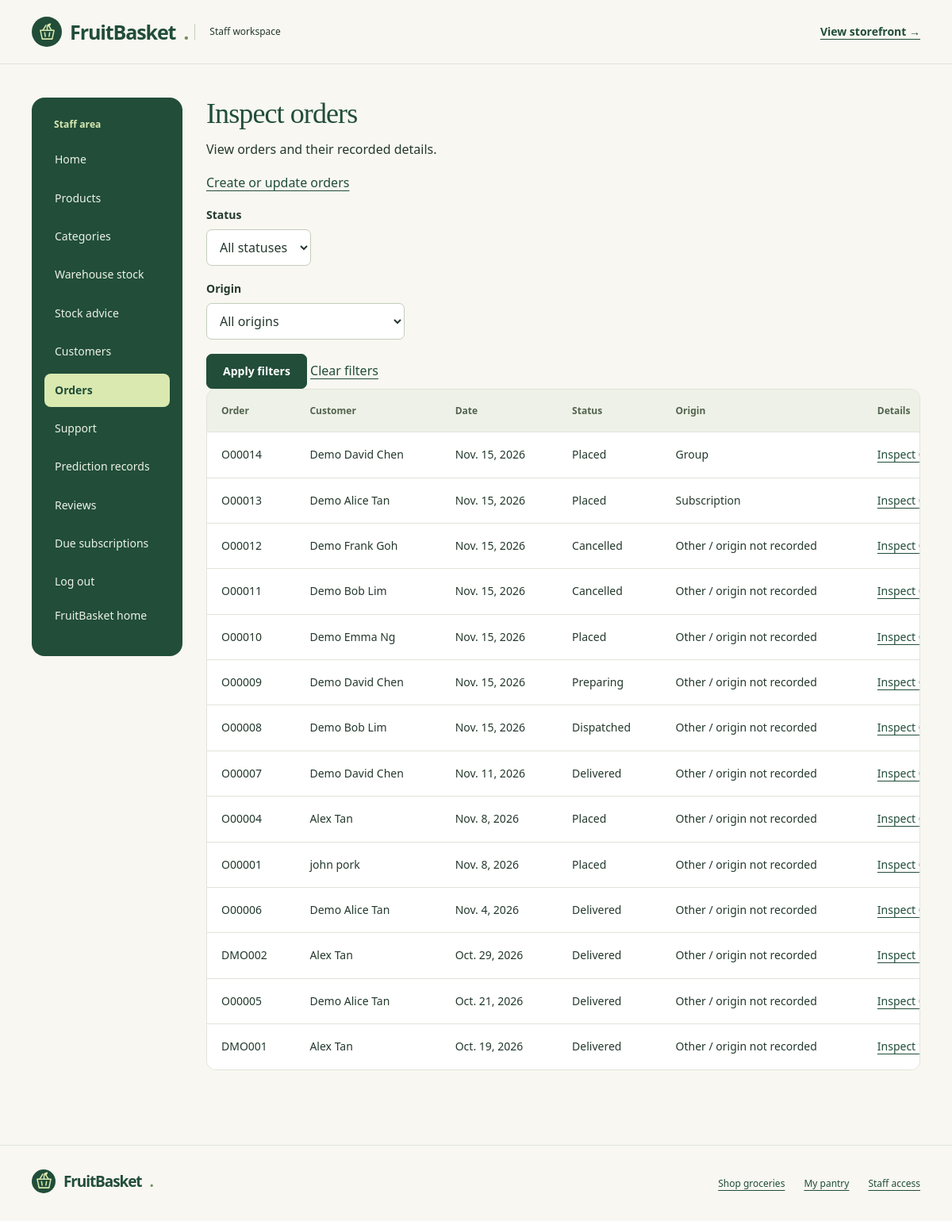
The page /adminpanel/orders/ (signed in) on the database its author committed.
### adminpanel/models.py (models this page shows, shortened)
class Orders(models.Model):
    STATUS = [
        ('placed', 'Placed'),
        ('preparing', 'Preparing'),
        ('dispatched', 'Dispatched'),
        ('delivered', 'Delivered'),
        ('cancelled', 'Cancelled')
    ]
    PAYMENT = [
        ('paid', 'Paid (simulated)'),
        ('refunded', 'Refunded (simulated)')
    ]
    Oid = models.CharField(max_length=6, primary_key=True)
    Odate = models.DateField()
    Oaddress = models.CharField(max_length=255)
    Ostatus = models.CharField(max_length=10, choices=STATUS, default='placed')
    Odispatched = models.DateTimeField(null=True, blank=True, editable=False)
    Odelivered = models.DateTimeField(null=True, blank=True, editable=False)
    Opayment = models.CharField(max_length=10, choices=PAYMENT, default='paid', verbose_name='Simulated payment')
    Ocustomer = models.ForeignKey(Customer, on_delete=models.RESTRICT, related_name='customer_orders')

class Customer(models.Model):
    Cid = models.CharField(max_length=5, primary_key=True)
    Cname = models.CharField(max_length=255)
    Caddress = models.CharField(max_length=255)
    Chouseholdsize = models.IntegerField()
    Cmealsperweek = models.IntegerField()
    Cuser = models.OneToOneField(User, on_delete=models.CASCADE, related_name='customer')
    class Meta:
        constraints = [
            models.CheckConstraint(
                check=models.Q(Chouseholdsize__gte=1),
                name='Chouseholdsize_at_least_one'
            ),
            models.CheckConstraint(
                check=models.Q(Cmealsperweek__gte=0),
                name='Cmealsperweek_not_negative'
            )
        ]

### adminpanel/views.py (the view)
# urls.py: path('orders/', views.order_inspection_list, name='staff_order_list'),
@require_GET
def order_inspection_list(request):
    if not _staff_order_access(request):
        return redirect('adminpanel_login')
    status = request.GET.get('status', '')
    origin = request.GET.get('origin', '')
    errors = []
    if status and status not in dict(Orders.STATUS):
        errors.append('Invalid status filter. Choose a listed status.')
        status = ''
    if origin and origin not in ('group', 'subscription', 'other'):
        errors.append('Invalid origin filter. Choose a listed origin.')
        origin = ''
    orders = Orders.objects.select_related('Ocustomer', 'group_purchase', 'subscription_cycle').order_by('-Odate', '-Oid')
    if status:
        orders = orders.filter(Ostatus=status)
    if origin == 'group':
        orders = orders.filter(group_purchase__isnull=False)
    elif origin == 'subscription':
        orders = orders.filter(subscription_cycle__isnull=False)
    elif origin == 'other':
        orders = orders.filter(group_purchase__isnull=True, subscription_cycle__isnull=True)
    for order in orders:
        order.origin_label = _order_origin(order)
    return render(request, 'adminpanel/order_inspection_list.html', {'orders': orders, 'statuses': Orders.STATUS,
        'selected_status': status, 'selected_origin': origin, 'filter_errors': errors})

### adminpanel/views.py (called while the page is built)
def _staff_order_access(request):
    return request.user.is_authenticated and request.user.is_active and request.user.is_staff

def _order_origin(order):
    group = getattr(order, 'group_purchase', None)
    cycle = getattr(order, 'subscription_cycle', None)
    if group and cycle:
        return 'Multiple origins'
    if group:
        return 'Group'
    if cycle:
        return 'Subscription'
    return 'Other / origin not recorded'

### adminpanel/templates/adminpanel/order_inspection_list.html (shortened to what this page needs)
{% extends 'adminpanel/adminpanel_base.html' %}
{% block content %}<section class="fb-staff-section">
<h1 class="fb-staff-page-title">Inspect orders</h1>
<p>View orders and their recorded details.</p><p><a href="{% url 'order_new' %}">Create or update orders</a></p>
<form method="get" class="fb-staff-editor">
<div class="fb-field"><label for="status">Status</label><select id="status" name="status"><option value="">All statuses</option></select></div>
<div class="fb-field"><label for="origin">Origin</label><select id="origin" name="origin"><option value="">All origins</option></select></div>
<button type="submit">Apply filters</button> <a href="{% url 'staff_order_list' %}">Clear filters</a></form>
<div class="fb-table-wrap fb-records-table" role="region" aria-label="Orders" tabindex="0"><p class="fb-table-hint">Scroll to see all columns.</p><table>
<thead><tr><th scope="col">Order</th><th scope="col">Customer</th><th scope="col">Date</th><th scope="col">Status</th><th scope="col">Origin</th><th scope="col">Details</th></tr></thead><tbody>
{% for order in orders %}<tr><td>{{ order.Oid }}</td><td>{{ order.Ocustomer.Cname }}</td><td>{{ order.Odate }}</td><td>{{ order.get_Ostatus_display }}</td><td>{{ order.origin_label }}</td><td><a href="{% url 'staff_order_detail' order.Oid %}">Inspect {{ order.Oid }}</a></td></tr>{% empty %}<tr><td colspan="6">No orders match these filters.</td></tr>{% endfor %}
</tbody></table></div></section>{% endblock %}

### static/fruitbasket/theme.css (style rules this page uses)
:root { --forest:#214d39; --green:#35634b; --lime:#d9e9b0; --cream:#f8f7f1; --ink:#24392d; --muted:#657166; --border:#e0e4d9; --orange:#bc552e }
* { box-sizing:border-box }
html { scroll-behavior:smooth; scroll-padding-top:2rem }
body.fb-app { margin:0; background:var(--cream); color:var(--ink); font:1rem/1.6 "Segoe UI",Arial,sans-serif }
a { color:var(--forest); text-underline-offset:4px }
h1,h2,h3,h4 { color:var(--forest); font-weight:600; line-height:1.15 }
h1,h2 { letter-spacing:-.025em; text-wrap:balance }
h1 { font-size:clamp(2.5rem,5vw,4.8rem) }
p { margin:0 0 1rem }
button,input,select,textarea { font:inherit }
.fb-button,.fb-content button[type=submit],.fb-content input[type=submit] { display:inline-flex; justify-content:center; align-items:center; gap:10px; background:var(--forest); color:white; border:1px solid var(--forest); border-radius:7px; padding:11px 20px; font-size:14px; font-weight:600; text-decoration:none; cursor:pointer; line-height:1.4 }
.fb-table-wrap { overflow-x:auto; border:1px solid var(--border); border-radius:12px; background:#fff; margin-bottom:24px }
.fb-content table { width:100%; border-collapse:collapse; border:0; background:white; font-size:13px; margin:0 }
.fb-content th { color:#52634f; background:#eef1e7; font-size:12px; text-transform:none; letter-spacing:0; font-weight:650; white-space:nowrap }
.fb-content th,.fb-content td { border:0; border-bottom:1px solid var(--border); padding:17px 18px; vertical-align:middle }
.fb-content tbody tr:last-child td { border-bottom:0 }
.fb-content td { overflow-wrap:anywhere }
.fb-content input:not([type=hidden]):not([type=submit]):not([type=checkbox]),.fb-content select,.fb-content textarea { max-width:100%; border:1px solid #c4cebc; background:#fff; border-radius:7px; padding:10px 12px; color:var(--ink) }
.fb-field { margin-bottom:18px }
.fb-field label { display:block; margin-bottom:7px; font-size:14px; font-weight:650 }
.fb-staff-page-title { font-size: clamp(1.8rem, 3vw, 2.6rem); margin-bottom: 24px; }
.fb-store-page .fb-section-heading h1, .fb-store-page .fb-auth-intro h1, .fb-staff-page-title, .fb-workspace-intro h1 { font-family:Georgia,serif; font-weight:400; letter-spacing:-.025em }
.fb-staff-page-title { font-size:clamp(2rem,3vw,2.75rem); margin:0 0 12px }
.fb-staff .fb-content table { font-size:14px }
.fb-staff .fb-content .fb-table-wrap table { min-width:760px }
.fb-staff .fb-content .fb-records-table table { min-width:1000px }
.fb-records-table td:first-child { white-space:nowrap }
.fb-staff-editor { max-width:900px }

### rows shown on the page
Orders: Oid "O00014", Ocustomer.Cname "Demo David Chen", Odate "Nov. 15, 2026", Ostatus "Placed", origin_label "Group"
Orders: Oid "O00013", Ocustomer.Cname "Demo Alice Tan", Odate "Nov. 15, 2026", Ostatus "Placed", origin_label "Subscription"
Orders: Oid "O00012", Ocustomer.Cname "Demo Frank Goh", Odate "Nov. 15, 2026", Ostatus "Cancelled", origin_label "Other / origin not recorded"
Orders: Oid "O00011", Ocustomer.Cname "Demo Bob Lim", Odate "Nov. 15, 2026", Ostatus "Cancelled", origin_label "Other / origin not recorded"
Orders: Oid "O00010", Ocustomer.Cname "Demo Emma Ng", Odate "Nov. 15, 2026", Ostatus "Placed", origin_label "Other / origin not recorded"
Orders: Oid "O00009", Ocustomer.Cname "Demo David Chen", Odate "Nov. 15, 2026", Ostatus "Preparing", origin_label "Other / origin not recorded"
Orders: Oid "O00008", Ocustomer.Cname "Demo Bob Lim", Odate "Nov. 15, 2026", Ostatus "Dispatched", origin_label "Other / origin not recorded"
Orders: Oid "O00007", Ocustomer.Cname "Demo David Chen", Odate "Nov. 11, 2026", Ostatus "Delivered", origin_label "Other / origin not recorded"
Orders: Oid "O00004", Ocustomer.Cname "Alex Tan", Odate "Nov. 8, 2026", Ostatus "Placed", origin_label "Other / origin not recorded"
Orders: Oid "O00001", Ocustomer.Cname "john pork", Odate "Nov. 8, 2026", Ostatus "Placed", origin_label "Other / origin not recorded"
Orders: Oid "O00006", Ocustomer.Cname "Demo Alice Tan", Odate "Nov. 4, 2026", Ostatus "Delivered", origin_label "Other / origin not recorded"
Orders: Oid "DMO002", Ocustomer.Cname "Alex Tan", Odate "Oct. 29, 2026", Ostatus "Delivered", origin_label "Other / origin not recorded"
Orders: Oid "O00005", Ocustomer.Cname "Demo Alice Tan", Odate "Oct. 21, 2026", Ostatus "Delivered", origin_label "Other / origin not recorded"
Orders: Oid "DMO001", Ocustomer.Cname "Alex Tan", Odate "Oct. 19, 2026", Ostatus "Delivered", origin_label "Other / origin not recorded"
